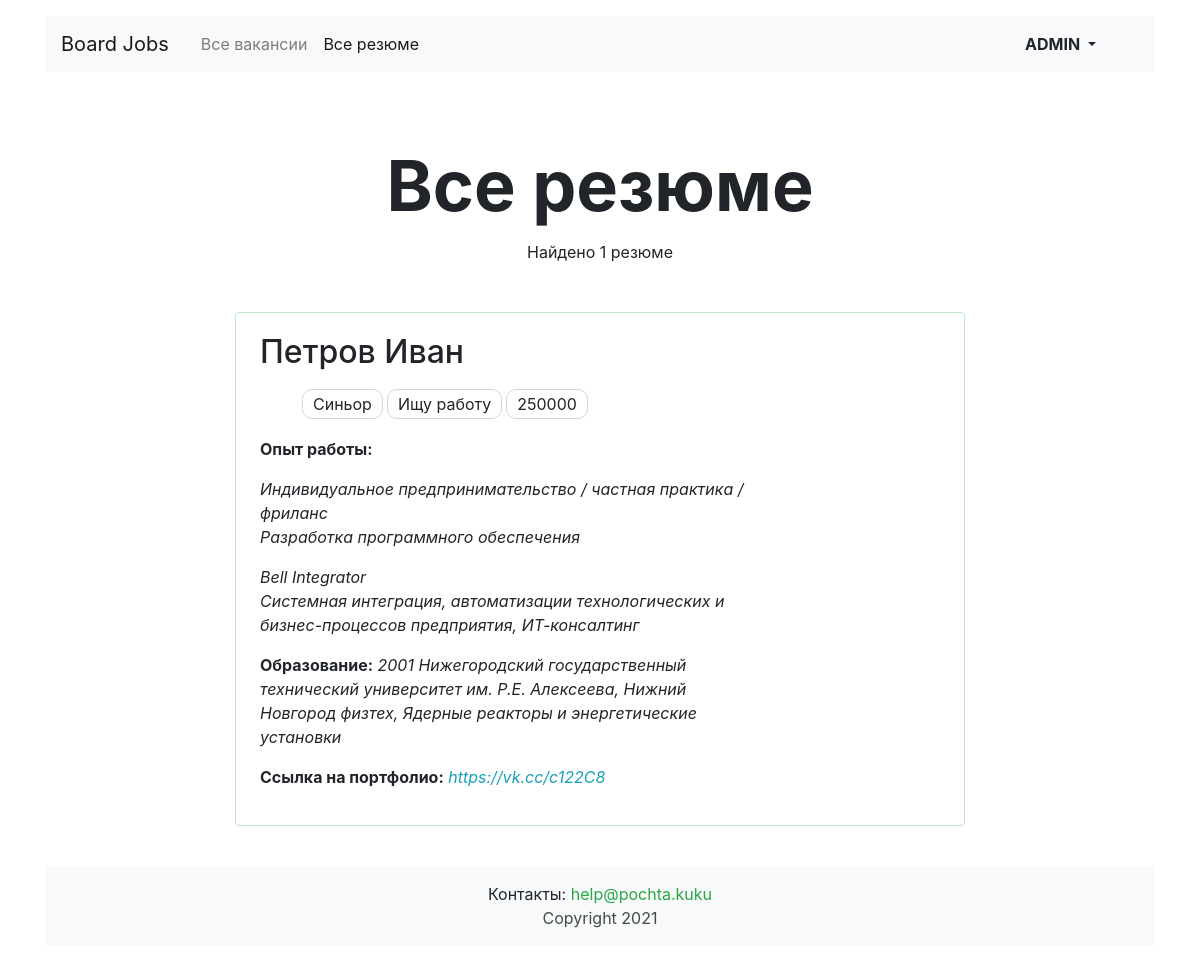
/resumes (signed in), run on an earlier commit of the app's database.
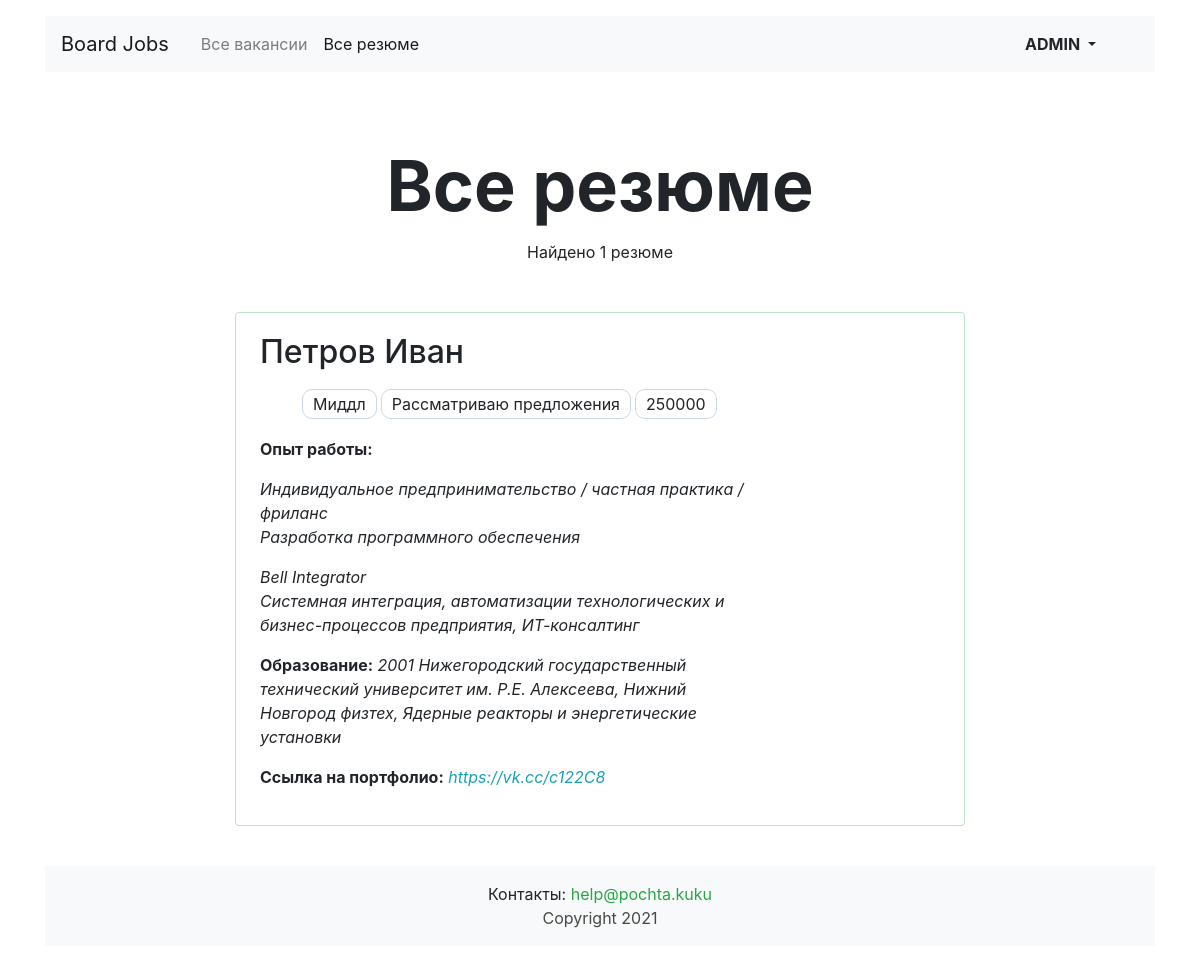
And on a later commit of the database.
### vacancies/models.py (models this page shows, shortened)
class Resume(models.Model):
    class Grade(models.IntegerChoices):
        intern = 1, 'Стажер'
        junior = 2, 'Джуниор'
        middle = 3, 'Миддл'
        senior = 4, 'Синьор'
        lead = 5, 'Лид'
    class Status(models.IntegerChoices):
        not_search = 1, ('Не ищу работу')
        thinking = 2, ('Рассматриваю предложения')
        search = 3, ('Ищу работу')
    user = models.OneToOneField(User, on_delete=models.CASCADE, related_name="resumes")
    name = models.CharField("имя", max_length=15)
    surname = models.CharField("фамилия", max_length=30)
    status = models.IntegerField("готовность к работе", choices=Status.choices)
    specialty = models.ForeignKey(Specialty, on_delete=models.CASCADE, max_length=30, verbose_name="специализация")
    salary = models.IntegerField("ожидаемое вознаграждение")
    grade = models.IntegerField("квалификация", choices=Grade.choices)
    education = models.TextField("образование", max_length=1000)
    experience = models.TextField("опыт работы", max_length=1000)
    portfolio = models.URLField("ссылка на портфолио", max_length=100)
    class Meta:
        verbose_name = "резюме"
        verbose_name_plural = "резюме"
        ordering = ['id']

### vacancies/views.py (the view)
# urls.py: path('resumes', ResumesView.as_view(), name='resumes'),  # все резюме
class ResumesView(ListView):
    template_name = 'vacancies/resumes.html'
    model = Resume
    context_object_name = 'resumes'
    paginate_by = 3
    def get(self, request, *args, **kwargs):
        try:
            Company.objects.get(owner_id=request.user.id)
        except Company.DoesNotExist:
            return redirect('resumes_access')
        else:
            return super().get(request, *args, **kwargs)
    def get_queryset(self, **kwargs):
        return self.model.objects.all()
    def get_context_data(self, **kwargs):
        context = super(ResumesView, self).get_context_data(**kwargs)
        context['resumes_count'] = Resume.objects.count()
        return context

### vacancies/templatetags/my_filters.py (called while the page is built)
@register.filter()
def list_li(tags_str):
    tags_str = str(tags_str)
    tags_str = tags_str.split(',')
    tags = '</li><li>'.join(tags_str)
    return f'<li>{tags}</li>'

### vacancies/templates/vacancies/resumes.html (shortened to what this page needs)
{% extends 'vacancies/base.html' %}
{% load bootstrap_pagination %}
{% load my_filters %}
{% block container %}
    <main class="container mt-3">
        <section>
            <h1 class="h1 text-center mx-auto mt-4 pt-5" style="font-size: 70px;"><strong>
                Все резюме</strong>
            </h1>
            <p class="text-center pt-1">Найдено {{ resumes_count }} резюме</p>
            <div class="row mt-5">
                <div class="col-12 col-lg-8 offset-lg-2 m-auto">
                    {% for resume in resumes %}
                        <div class="card mb-4">
                            <div class="card-body px-4">
                                <div class="row">
                                    <div class="col-12 col-md-8 col-lg-9">
                                        <h2 class="h2-name h2 pb-2">{{ resume.surname }} {{ resume.name }}</h2>
                                        <ul class="ul_skills">
                                        {{ resume.get_grade_display|list_li|safe|escape }}
                                        {{ resume.get_status_display|list_li|safe|escape }}
                                        {{ resume.salary|list_li|safe|escape }}</ul>
                                        <p><strong>Опыт работы:</strong> <em>{{ resume.experience|linebreaks }}</em></p>
                                        <p><strong>Образование:</strong> <em>{{ resume.education|truncatechars:150|striptags }}</em>
                                        </p>
                                        <p><strong>Ссылка на портфолио:</strong> <em><a href="{{ resume.portfolio }}" class="text-info"
                                                                       target="_blank">{{ resume.portfolio }}</a></em>
                                        </p>
                                    </div>
                                </div>
                            </div>
                        </div>
                    {% endfor %}
                </div>
            </div>
        </section>
    </main>
{% endblock %}

What changed in the data, as far as the page shows it:
changed Resume "Петров": grade|list_li "Синьор" → "Миддл"; status|list_li "Ищу работу" → "Рассматриваю предложения"
